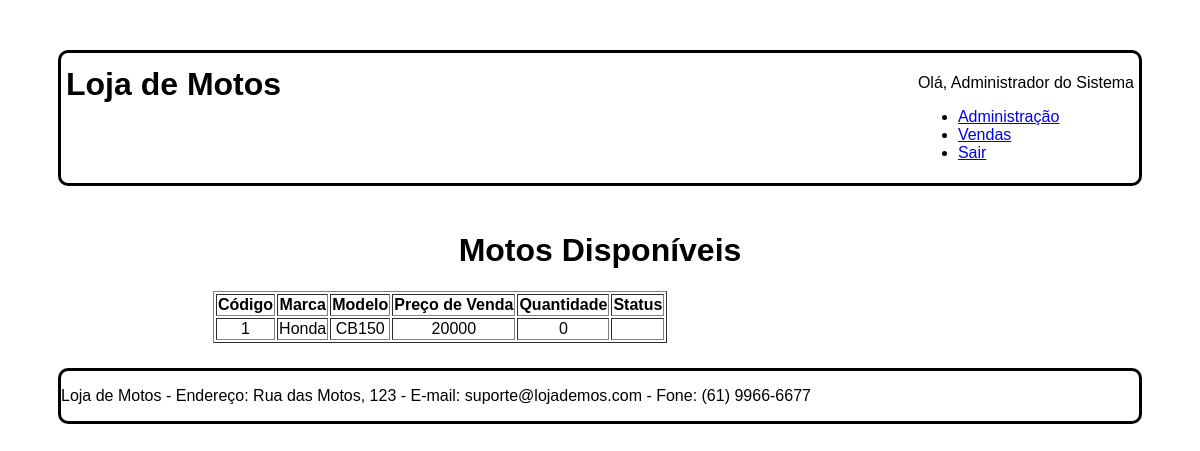
The app's page /lista_motos.php (signed in) with its own data.
### tables this page shows
CREATE TABLE `moto` (
  `Cod_moto` int(11) NOT NULL,
  `Marca` varchar(45) NOT NULL,
  `Modelo` varchar(45) NOT NULL,
  `Ano_de_fabricacao` varchar(45) NOT NULL,
  `Cor` varchar(45) NOT NULL,
  `Numero_do_chassi` varchar(45) NOT NULL,
  `Cilindrada` varchar(45) NOT NULL,
  `Tipo` varchar(45) NOT NULL,
  `Preco_de_custo` varchar(45) NOT NULL,
  `Preco_de_venda` varchar(45) NOT NULL,
  `Quantidade_em_estoque` int(11) NOT NULL,
  `Tipo_de_combustivel` varchar(45) NOT NULL,
  `Potencia` varchar(45) NOT NULL,
  `Sistema_de_freios` varchar(45) NOT NULL,
  `Abs` varchar(45) NOT NULL,
  `Peso` varchar(45) NOT NULL,
  `Capacidade_do_tanque` varchar(45) NOT NULL,
  `Tipo_de_partida` varchar(45) NOT NULL,
  `Status_de_disponibilidade` varchar(45) NOT NULL
);

### lista_motos.php (the view, shortened to what this page needs)
<?php
include 'conexao.php';
$query = "SELECT Cod_moto, Marca, Modelo, Ano_de_fabricacao, Cor, Cilindrada, Tipo, Preco_de_custo, Preco_de_venda, Quantidade_em_estoque, Tipo_de_combustivel, Potencia, Sistema_de_freios, Abs, Peso, Capacidade_do_tanque, Tipo_de_partida, Status_de_disponibilidade FROM moto";
$result = mysqli_query($conectar, $query);
?>
<!DOCTYPE html>
<html lang="pt-BR">
<head>
    <link rel="stylesheet" href="css/layout.css">
</head>
<body>
    <div id="principal">
        <div id="topo">
            <div id="logo">
                <h1>Loja de Motos</h1>
            </div>
            <div id="menu_global">
                <p>Olá, <?php echo $_SESSION['nome_usuario']; ?></p>
                <?php include 'menu_local.php'; ?>
            </div>
        </div>
        <div id="conteudo_especifico">
            <h1>Motos Disponíveis</h1>
            <table border="1">
                <thead>
                    <tr>
                        <th>Código</th>
                        <th>Marca</th>
                        <th>Modelo</th>
                        <th>Preço de Venda</th>
                        <th>Quantidade</th>
                        <th>Status</th>
                    </tr>
                </thead>
                <tbody>
                    <?php while ($moto = mysqli_fetch_assoc($result)): ?>
                        <tr>
                            <td><?php echo $moto['Cod_moto']; ?></td>
                            <td><?php echo $moto['Marca']; ?></td>
                            <td><?php echo $moto['Modelo']; ?></td>
                            <td><?php echo $moto['Preco_de_venda']; ?></td>
                            <td><?php echo $moto['Quantidade_em_estoque']; ?></td>
                            <td><?php echo $moto['Status_de_disponibilidade']; ?></td>
                        </tr>
                    <?php endwhile; ?>
                </tbody>
            </table>
        </div>
        <div id="rodape">
            <p>Loja de Motos - Endereço: Rua das Motos, 123 - E-mail: suporte@lojademos.com - Fone: (61) 9966-6677</p>
        </div>
    </div>
</body>
</html>

### css/layout.css (style rules this page uses)
#topo { padding: 5px; display: grid; grid-template-columns: auto auto; margin: 0px auto 20px auto; grid-gap: 5px; border-radius: 10px; border: solid; color: black; justify-content: space-between; }
#logo h1 { line-height: 10px; word-spacing: 0px; }
#conteudo_especifico { padding: 5px; margin: auto 150px auto 150px; text-align: center; }
#rodape { padding: 0px; display: grid; grid-template-columns: auto auto; grid-template-rows: 50px; margin: 20px auto 0px auto; grid-gap: 5px; border-radius: 10px; border: solid; color: black; justify-content: space-between; }

### records on screen
moto: Cod_moto "1", Marca "Honda", Modelo "CB150", Preco_de_venda "20000", Quantidade_em_estoque "0"

### other values on screen
$_SESSION['nome_usuario'] "Administrador do Sistema"
